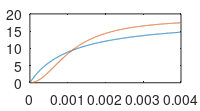
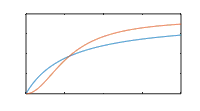

The MATLAB source for these figures, in order:

save_fig_path_sub = '../subfigures2025/revision/figureS3/'; % should be update to figureS4
Kd = 0.001116;
Vmax = 18.79;
x = 0:0.000001: 0.005;

hill_coef = 1;
y1 = Vmax *x.^hill_coef./(Kd^hill_coef+x.^hill_coef);
hill_coef = 2;
y2 = Vmax *x.^hill_coef./(Kd^hill_coef+x.^hill_coef);

figure(1)
fold_zoom_1 = 0.8;
paperpos=[0,0,180,100];
papersize=[180 100];
draw_pos=[10,10,160,80];
set(gcf, 'PaperUnits','points')
set(gcf, 'PaperPosition', paperpos*fold_zoom_1,'PaperSize', papersize*fold_zoom_1,'Position',draw_pos*fold_zoom_1)
plot(x,y1);hold on
plot(x,y2);hold on
xlim([0,0.004])

saveas(gcf,strcat(save_fig_path_sub,'hill12','_withlabel'),'pdf')
set(gca,'XTickLabel',{},'YTickLabel',{})
saveas(gcf,strcat(save_fig_path_sub,'hill12'),'pdf')
close
